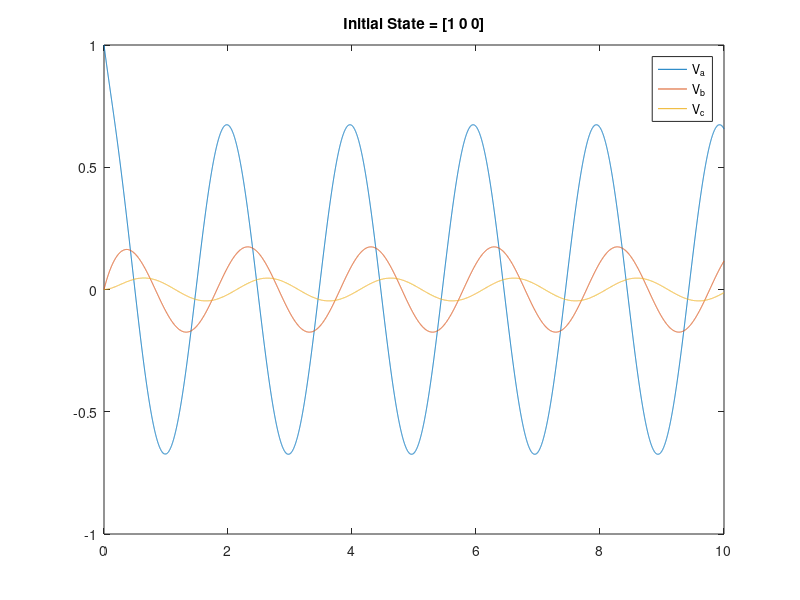
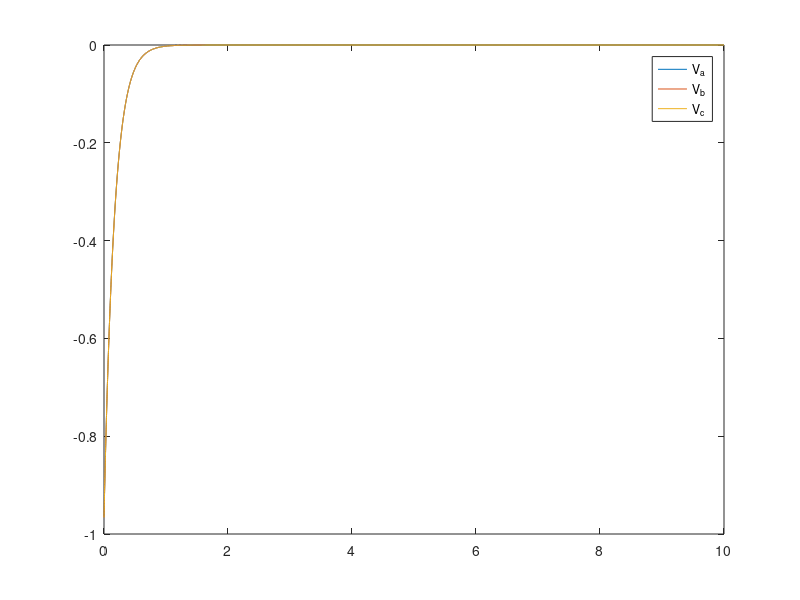

Source code (MATLAB) for these figures, in order: (Note: this script raises an error after producing the figures.)
%% a
clear

R = 1000;
C = 1e-3;

R1 = 1*R;
R2 = R1*56;

A = [
     -2/(R*C), 1/(R*C), -R2/(R1 * R * C);
     1/(R*C), -2/(R*C), 1/(R*C);
     0, 1/(R*C), (-1/(R*C))-(1/(R1*C))
    ];

pts = 10000;
T = linspace(0,10,pts);
T_idx = 2:1:pts;

X0 = [1, 0, 0].';
X = zeros(size(T));
X = repmat(X, 3, 1);
X(:,1) = X0;


for t = T_idx
    X(:,t) = expm((T(t) - T(t-1))*A)*X(:,(t-1));
end

plot(T,X)
legend("V_a", "V_b", "V_c");
title("Initial State = [1 0 0]")

%% c
[eigenvectors, eigenvalues] = eig(A);

for idx = [1 2 3]
    X0 = eigenvectors(idx,:).';
    X = zeros(3, length(T));
    X(:,1) = X0;
    for t = T_idx
        X(:,t) = expm((T(t) - T(t-1))*eigenvalues(idx,idx))*X(:,(t-1));
    end
    
    figure(idx + 1);
    plot(T,X)
    legend("V_a", "V_b", "V_c");
    title("\lambda = " + strjoin(string(eigenvalues(idx,idx))) + " | \nu = " + strjoin(string(X0)))
end

